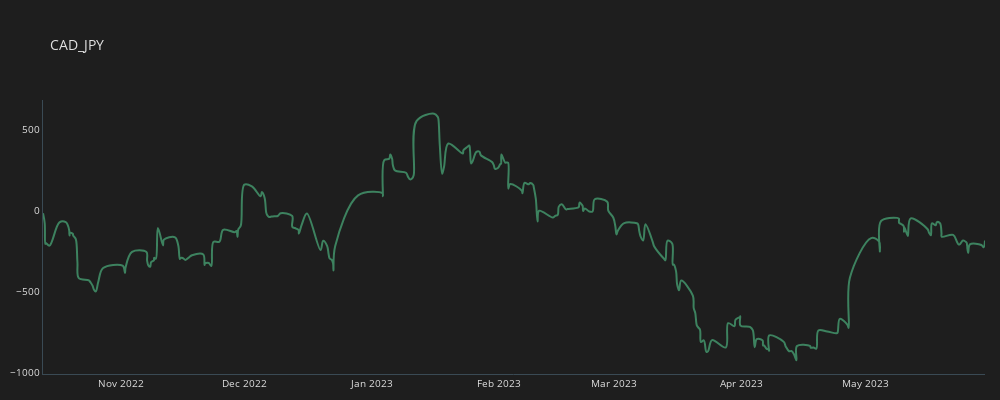

Notebook cell for this chart:
### Code cell
plot_line(trades_cad_jpy,"CAD_JPY")

### Figure 1 — Plotly figure (JSON) as saved in the notebook; plotly's stock layout.template omitted (floating-point values rounded to 4 significant figures; data arrays with more than 128 entries replaced by an {"elided": "..."} marker saying what was removed)
{"data": [{"line": {"color": "#3d825f", "shape": "spline", "width": 2}, "mode": "lines", "name": "CAD_JPY", "type": "scatter", "x": {"elided": "270 str values"}, "y": {"elided": "270 float values"}}], "layout": {"font": {"color": "#e1e1e1", "size": 10}, "height": 400, "margin": {"b": 10, "l": 15, "r": 15}, "paper_bgcolor": "#1e1e1e", "plot_bgcolor": "#1e1e1e", "title": {"text": "CAD_JPY"}, "width": 1000, "xaxis": {"linecolor": "#3a4a54", "linewidth": 1, "showgrid": false, "zeroline": false}, "yaxis": {"linecolor": "#3a4a54", "linewidth": 1, "showgrid": false, "zeroline": false}}}
